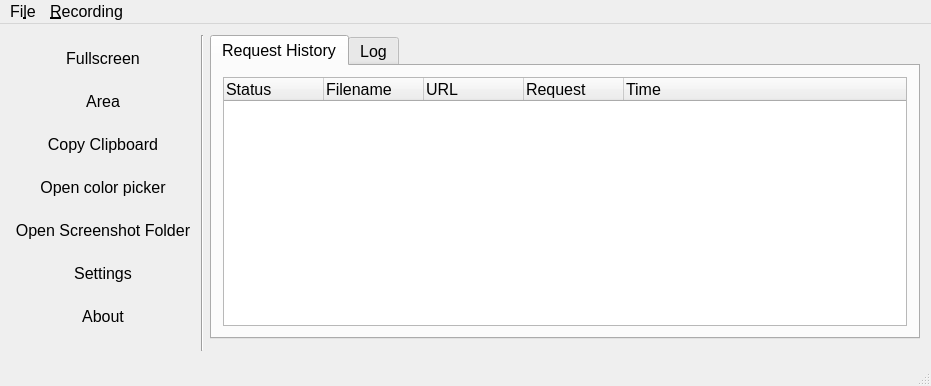
<?xml version="1.0" encoding="UTF-8"?>
<ui version="4.0">
 <class>MainWindow</class>
 <widget class="QMainWindow" name="MainWindow">
  <property name="geometry">
   <rect>
    <x>0</x>
    <y>0</y>
    <width>931</width>
    <height>386</height>
   </rect>
  </property>
  <property name="font">
   <font>
    <pointsize>12</pointsize>
   </font>
  </property>
  <property name="windowTitle">
   <string notr="true">KShare</string>
  </property>
  <property name="windowIcon">
   <iconset resource="icon.qrc">
    <normaloff>:/icons/icon.svg</normaloff>:/icons/icon.svg</iconset>
  </property>
  <widget class="QWidget" name="centralWidget">
   <property name="sizePolicy">
    <sizepolicy hsizetype="Preferred" vsizetype="Preferred">
     <horstretch>0</horstretch>
     <verstretch>0</verstretch>
    </sizepolicy>
   </property>
   <layout class="QGridLayout" name="gridLayout">
    <item row="0" column="3" rowspan="3">
     <widget class="Line" name="line">
      <property name="orientation">
       <enum>Qt::Vertical</enum>
      </property>
     </widget>
    </item>
    <item row="0" column="2" rowspan="2">
     <layout class="QGridLayout" name="gridLayout_3">
      <item row="2" column="0">
       <widget class="QPushButton" name="clipboardButton">
        <property name="text">
         <string>Copy Clipboard</string>
        </property>
        <property name="flat">
         <bool>true</bool>
        </property>
       </widget>
      </item>
      <item row="6" column="0">
       <widget class="QPushButton" name="settingsButton">
        <property name="text">
         <string>Settings</string>
        </property>
        <property name="flat">
         <bool>true</bool>
        </property>
       </widget>
      </item>
      <item row="1" column="0">
       <widget class="QPushButton" name="areaButton">
        <property name="text">
         <string>Area</string>
        </property>
        <property name="flat">
         <bool>true</bool>
        </property>
       </widget>
      </item>
      <item row="4" column="0">
       <widget class="QPushButton" name="colorPickerButton">
        <property name="text">
         <string>Open color picker</string>
        </property>
        <property name="flat">
         <bool>true</bool>
        </property>
       </widget>
      </item>
      <item row="7" column="0">
       <widget class="QPushButton" name="aboutButton">
        <property name="text">
         <string>About</string>
        </property>
        <property name="autoDefault">
         <bool>false</bool>
        </property>
        <property name="default">
         <bool>false</bool>
        </property>
        <property name="flat">
         <bool>true</bool>
        </property>
       </widget>
      </item>
      <item row="0" column="0">
       <widget class="QPushButton" name="fullscreenButton">
        <property name="text">
         <string>Fullscreen</string>
        </property>
        <property name="flat">
         <bool>true</bool>
        </property>
       </widget>
      </item>
      <item row="5" column="0">
       <widget class="QPushButton" name="screenshotFolderButton">
        <property name="text">
         <string>Open Screenshot Folder</string>
        </property>
        <property name="flat">
         <bool>true</bool>
        </property>
       </widget>
      </item>
     </layout>
    </item>
    <item row="0" column="4">
     <widget class="QTabWidget" name="tabWidget">
      <property name="currentIndex">
       <number>0</number>
      </property>
      <widget class="QWidget" name="tab_1">
       <attribute name="title">
        <string>Request History</string>
       </attribute>
       <layout class="QGridLayout" name="gridLayout_5">
        <item row="0" column="0">
         <widget class="QTreeWidget" name="treeWidget">
          <property name="contextMenuPolicy">
           <enum>Qt::ActionsContextMenu</enum>
          </property>
          <property name="indentation">
           <number>0</number>
          </property>
          <property name="rootIsDecorated">
           <bool>true</bool>
          </property>
          <property name="uniformRowHeights">
           <bool>false</bool>
          </property>
          <property name="expandsOnDoubleClick">
           <bool>false</bool>
          </property>
          <column>
           <property name="text">
            <string>Status</string>
           </property>
          </column>
          <column>
           <property name="text">
            <string>Filename</string>
           </property>
          </column>
          <column>
           <property name="text">
            <string>URL</string>
           </property>
          </column>
          <column>
           <property name="text">
            <string>Request</string>
           </property>
          </column>
          <column>
           <property name="text">
            <string>Time</string>
           </property>
          </column>
         </widget>
        </item>
       </layout>
      </widget>
      <widget class="QWidget" name="tab_3">
       <attribute name="title">
        <string>Log</string>
       </attribute>
       <layout class="QGridLayout" name="gridLayout_2">
        <item row="0" column="0">
         <widget class="QListWidget" name="logBox">
          <property name="enabled">
           <bool>false</bool>
          </property>
          <property name="minimumSize">
           <size>
            <width>0</width>
            <height>0</height>
           </size>
          </property>
         </widget>
        </item>
       </layout>
      </widget>
     </widget>
    </item>
   </layout>
  </widget>
  <widget class="QStatusBar" name="statusBar"/>
  <widget class="QMenuBar" name="menuBar">
   <property name="geometry">
    <rect>
     <x>0</x>
     <y>0</y>
     <width>931</width>
     <height>29</height>
    </rect>
   </property>
   <widget class="QMenu" name="menuFile">
    <property name="title">
     <string>Fi&amp;le</string>
    </property>
    <addaction name="actionSettings"/>
    <addaction name="actionAbout"/>
    <addaction name="separator"/>
    <addaction name="actionQuit"/>
   </widget>
   <widget class="QMenu" name="menuRecording">
    <property name="title">
     <string>&amp;Recording</string>
    </property>
    <addaction name="actionStart"/>
    <addaction name="actionStop"/>
    <addaction name="actionAbort"/>
   </widget>
   <addaction name="menuFile"/>
   <addaction name="menuRecording"/>
  </widget>
  <action name="actionQuit">
   <property name="text">
    <string>&amp;Quit</string>
   </property>
   <property name="shortcut">
    <string notr="true">Ctrl+Q</string>
   </property>
  </action>
  <action name="actionStart">
   <property name="text">
    <string>&amp;Start</string>
   </property>
  </action>
  <action name="actionStop">
   <property name="text">
    <string>St&amp;op</string>
   </property>
  </action>
  <action name="actionSettings">
   <property name="text">
    <string>&amp;Settings</string>
   </property>
  </action>
  <action name="actionAbout">
   <property name="text">
    <string>&amp;About</string>
   </property>
  </action>
  <action name="actionAbort">
   <property name="text">
    <string>&amp;Abort</string>
   </property>
  </action>
  <action name="actionOpenURL">
   <property name="text">
    <string>Open URL</string>
   </property>
  </action>
  <action name="actionOpenLocalFile">
   <property name="text">
    <string>Open Local File</string>
   </property>
  </action>
  <action name="actionOpenRequest">
   <property name="text">
    <string>Open Request</string>
   </property>
  </action>
  <action name="actionCopyLinktoClipboard">
   <property name="text">
    <string>Copy Link to Clipboard</string>
   </property>
  </action>
 </widget>
 <layoutdefault spacing="6" margin="11"/>
 <resources>
  <include location="icon.qrc"/>
  <include location="sounds.qrc"/>
 </resources>
 <connections/>
</ui>
